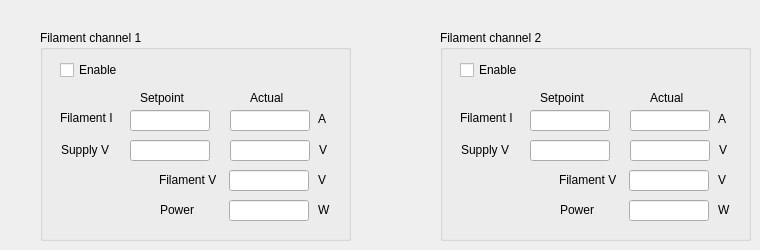
    <widget class="QWidget" name="Filament">
     <attribute name="title">
      <string>Filament</string>
     </attribute>
     <widget class="QGroupBox" name="gpFilament1">
      <property name="geometry">
       <rect>
        <x>40</x>
        <y>30</y>
        <width>311</width>
        <height>211</height>
       </rect>
      </property>
      <property name="title">
       <string>Filament channel 1</string>
      </property>
      <widget class="QCheckBox" name="chkEnableFilament1">
       <property name="geometry">
        <rect>
         <x>20</x>
         <y>30</y>
         <width>86</width>
         <height>20</height>
        </rect>
       </property>
       <property name="text">
        <string>Enable</string>
       </property>
      </widget>
      <widget class="QLineEdit" name="leSFLI_1">
       <property name="geometry">
        <rect>
         <x>90</x>
         <y>80</y>
         <width>80</width>
         <height>21</height>
        </rect>
       </property>
      </widget>
      <widget class="QLineEdit" name="leGFLAI_1">
       <property name="geometry">
        <rect>
         <x>190</x>
         <y>80</y>
         <width>80</width>
         <height>21</height>
        </rect>
       </property>
       <property name="readOnly">
        <bool>true</bool>
       </property>
      </widget>
      <widget class="QLineEdit" name="leGFLASV_1">
       <property name="geometry">
        <rect>
         <x>190</x>
         <y>110</y>
         <width>80</width>
         <height>21</height>
        </rect>
       </property>
       <property name="readOnly">
        <bool>true</bool>
       </property>
      </widget>
      <widget class="QLineEdit" name="leSFLSV_1">
       <property name="geometry">
        <rect>
         <x>90</x>
         <y>110</y>
         <width>80</width>
         <height>21</height>
        </rect>
       </property>
      </widget>
      <widget class="QLineEdit" name="leGFLV_1">
       <property name="geometry">
        <rect>
         <x>189</x>
         <y>140</y>
         <width>80</width>
         <height>21</height>
        </rect>
       </property>
       <property name="readOnly">
        <bool>true</bool>
       </property>
      </widget>
      <widget class="QLineEdit" name="leGFLPWR_1">
       <property name="geometry">
        <rect>
         <x>189</x>
         <y>170</y>
         <width>80</width>
         <height>21</height>
        </rect>
       </property>
       <property name="readOnly">
        <bool>true</bool>
       </property>
      </widget>
      <widget class="QLabel" name="label_164">
       <property name="geometry">
        <rect>
         <x>20</x>
         <y>80</y>
         <width>61</width>
         <height>16</height>
        </rect>
       </property>
       <property name="text">
        <string>Filament I</string>
       </property>
      </widget>
      <widget class="QLabel" name="label_165">
       <property name="geometry">
        <rect>
         <x>100</x>
         <y>60</y>
         <width>51</width>
         <height>16</height>
        </rect>
       </property>
       <property name="text">
        <string>Setpoint</string>
       </property>
      </widget>
      <widget class="QLabel" name="label_166">
       <property name="geometry">
        <rect>
         <x>210</x>
         <y>60</y>
         <width>41</width>
         <height>16</height>
        </rect>
       </property>
       <property name="text">
        <string>Actual</string>
       </property>
      </widget>
      <widget class="QLabel" name="label_167">
       <property name="geometry">
        <rect>
         <x>21</x>
         <y>112</y>
         <width>61</width>
         <height>16</height>
        </rect>
       </property>
       <property name="text">
        <string>Supply V</string>
       </property>
      </widget>
      <widget class="QLabel" name="label_168">
       <property name="geometry">
        <rect>
         <x>119</x>
         <y>142</y>
         <width>71</width>
         <height>16</height>
        </rect>
       </property>
       <property name="text">
        <string>Filament V</string>
       </property>
      </widget>
      <widget class="QLabel" name="label_169">
       <property name="geometry">
        <rect>
         <x>120</x>
         <y>172</y>
         <width>61</width>
         <height>16</height>
        </rect>
       </property>
       <property name="text">
        <string>Power</string>
       </property>
      </widget>
      <widget class="QLabel" name="label_170">
       <property name="geometry">
        <rect>
         <x>278</x>
         <y>81</y>
         <width>21</width>
         <height>16</height>
        </rect>
       </property>
       <property name="text">
        <string>A</string>
       </property>
      </widget>
      <widget class="QLabel" name="label_171">
       <property name="geometry">
        <rect>
         <x>279</x>
         <y>112</y>
         <width>21</width>
         <height>16</height>
        </rect>
       </property>
       <property name="text">
        <string>V</string>
       </property>
      </widget>
      <widget class="QLabel" name="label_172">
       <property name="geometry">
        <rect>
         <x>278</x>
         <y>142</y>
         <width>21</width>
         <height>16</height>
        </rect>
       </property>
       <property name="text">
        <string>V</string>
       </property>
      </widget>
      <widget class="QLabel" name="label_173">
       <property name="geometry">
        <rect>
         <x>278</x>
         <y>172</y>
         <width>21</width>
         <height>16</height>
        </rect>
       </property>
       <property name="text">
        <string>W</string>
       </property>
      </widget>
     </widget>
     <widget class="QGroupBox" name="gpFilament2">
      <property name="geometry">
       <rect>
        <x>440</x>
        <y>30</y>
        <width>311</width>
        <height>211</height>
       </rect>
      </property>
      <property name="title">
       <string>Filament channel 2</string>
      </property>
      <widget class="QCheckBox" name="chkEnableFilament2">
       <property name="geometry">
        <rect>
         <x>20</x>
         <y>30</y>
         <width>86</width>
         <height>20</height>
        </rect>
       </property>
       <property name="text">
        <string>Enable</string>
       </property>
      </widget>
      <widget class="QLineEdit" name="leSFLI_2">
       <property name="geometry">
        <rect>
         <x>90</x>
         <y>80</y>
         <width>80</width>
         <height>21</height>
        </rect>
       </property>
      </widget>
      <widget class="QLineEdit" name="leGFLAI_2">
       <property name="geometry">
        <rect>
         <x>190</x>
         <y>80</y>
         <width>80</width>
         <height>21</height>
        </rect>
       </property>
       <property name="readOnly">
        <bool>true</bool>
       </property>
      </widget>
      <widget class="QLineEdit" name="leGFLASV_2">
       <property name="geometry">
        <rect>
         <x>190</x>
         <y>110</y>
         <width>80</width>
         <height>21</height>
        </rect>
       </property>
       <property name="readOnly">
        <bool>true</bool>
       </property>
      </widget>
      <widget class="QLineEdit" name="leSFLSV_2">
       <property name="geometry">
        <rect>
         <x>90</x>
         <y>110</y>
         <width>80</width>
         <height>21</height>
        </rect>
       </property>
      </widget>
      <widget class="QLineEdit" name="leGFLV_2">
       <property name="geometry">
        <rect>
         <x>189</x>
         <y>140</y>
         <width>80</width>
         <height>21</height>
        </rect>
       </property>
       <property name="readOnly">
        <bool>true</bool>
       </property>
      </widget>
      <widget class="QLineEdit" name="leGFLPWR_2">
       <property name="geometry">
        <rect>
         <x>189</x>
         <y>170</y>
         <width>80</width>
         <height>21</height>
        </rect>
       </property>
       <property name="readOnly">
        <bool>true</bool>
       </property>
      </widget>
      <widget class="QLabel" name="label_174">
       <property name="geometry">
        <rect>
         <x>20</x>
         <y>80</y>
         <width>61</width>
         <height>16</height>
        </rect>
       </property>
       <property name="text">
        <string>Filament I</string>
       </property>
      </widget>
      <widget class="QLabel" name="label_175">
       <property name="geometry">
        <rect>
         <x>100</x>
         <y>60</y>
         <width>51</width>
         <height>16</height>
        </rect>
       </property>
       <property name="text">
        <string>Setpoint</string>
       </property>
      </widget>
      <widget class="QLabel" name="label_176">
       <property name="geometry">
        <rect>
         <x>210</x>
         <y>60</y>
         <width>41</width>
         <height>16</height>
        </rect>
       </property>
       <property name="text">
        <string>Actual</string>
       </property>
      </widget>
      <widget class="QLabel" name="label_177">
       <property name="geometry">
        <rect>
         <x>21</x>
         <y>112</y>
         <width>61</width>
         <height>16</height>
        </rect>
       </property>
       <property name="text">
        <string>Supply V</string>
       </property>
      </widget>
      <widget class="QLabel" name="label_178">
       <property name="geometry">
        <rect>
         <x>119</x>
         <y>142</y>
         <width>71</width>
         <height>16</height>
        </rect>
       </property>
       <property name="text">
        <string>Filament V</string>
       </property>
      </widget>
      <widget class="QLabel" name="label_179">
       <property name="geometry">
        <rect>
         <x>120</x>
         <y>172</y>
         <width>61</width>
         <height>16</height>
        </rect>
       </property>
       <property name="text">
        <string>Power</string>
       </property>
      </widget>
      <widget class="QLabel" name="label_180">
       <property name="geometry">
        <rect>
         <x>278</x>
         <y>81</y>
         <width>21</width>
         <height>16</height>
        </rect>
       </property>
       <property name="text">
        <string>A</string>
       </property>
      </widget>
      <widget class="QLabel" name="label_181">
       <property name="geometry">
        <rect>
         <x>279</x>
         <y>112</y>
         <width>21</width>
         <height>16</height>
        </rect>
       </property>
       <property name="text">
        <string>V</string>
       </property>
      </widget>
      <widget class="QLabel" name="label_182">
       <property name="geometry">
        <rect>
         <x>278</x>
         <y>142</y>
         <width>21</width>
         <height>16</height>
        </rect>
       </property>
       <property name="text">
        <string>V</string>
       </property>
      </widget>
      <widget class="QLabel" name="label_183">
       <property name="geometry">
        <rect>
         <x>278</x>
         <y>172</y>
         <width>21</width>
         <height>16</height>
        </rect>
       </property>
       <property name="text">
        <string>W</string>
       </property>
      </widget>
     </widget>
    </widget>
